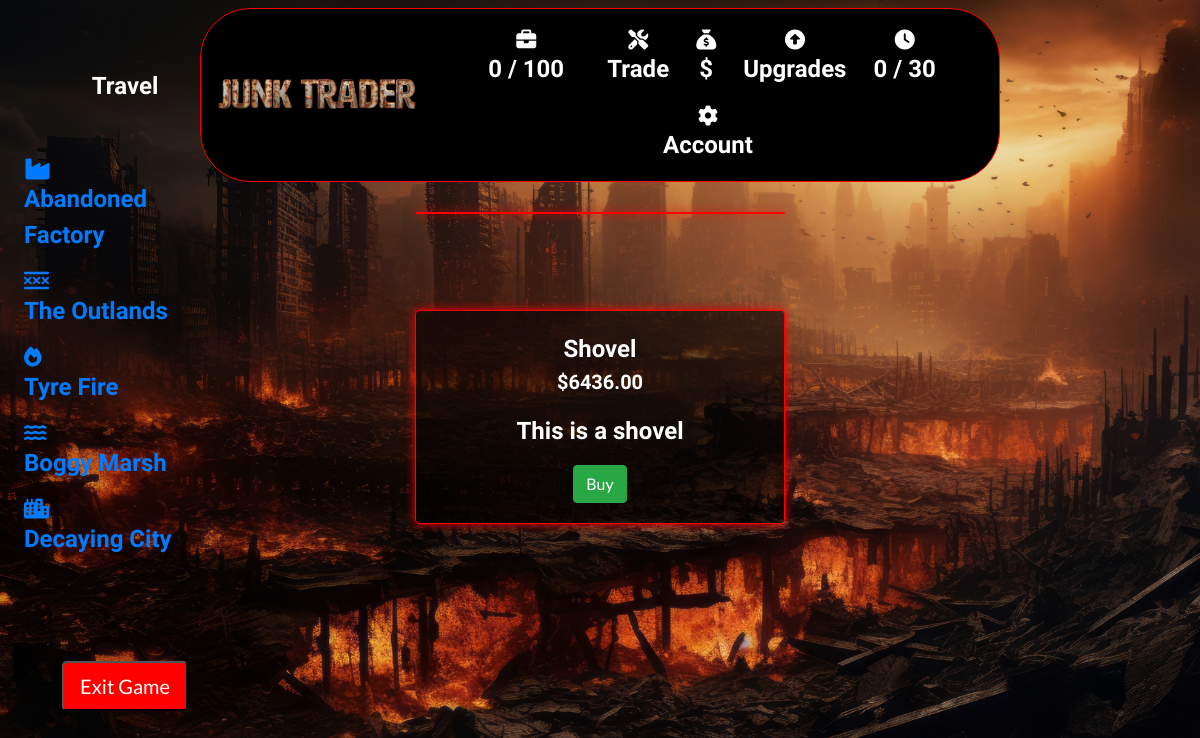
Before: /collectables/1/ with the older database file.
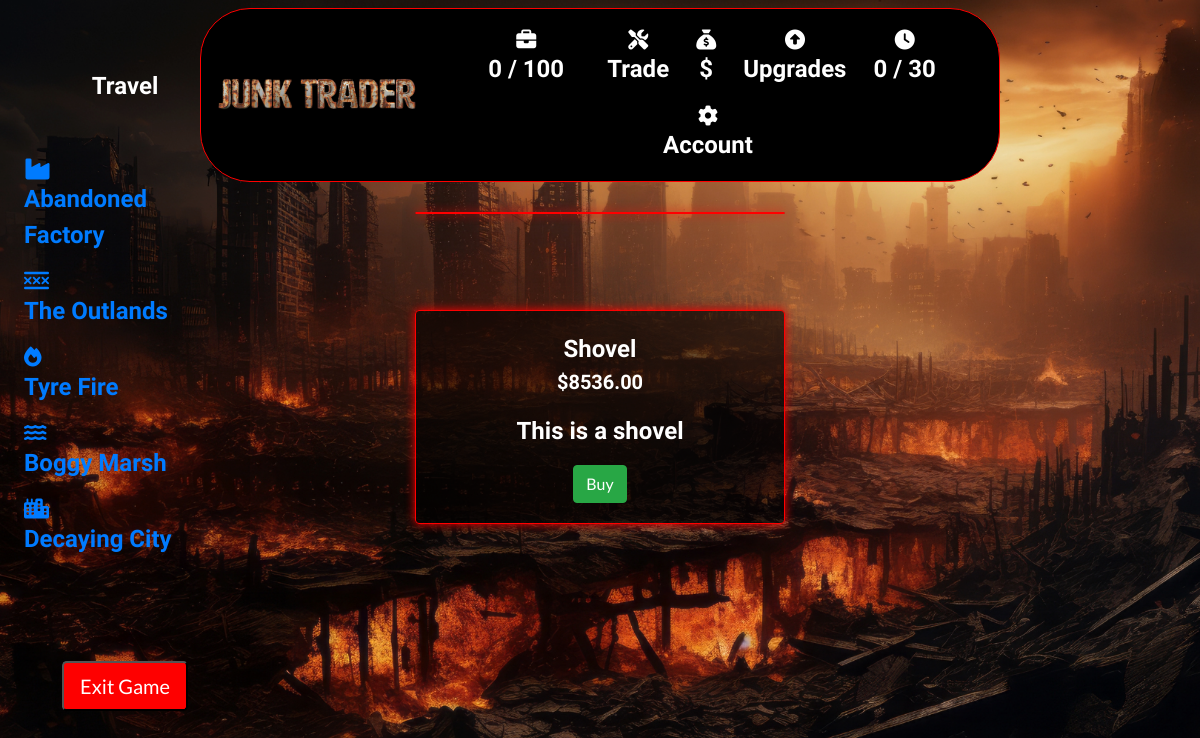
After: the same page with the newer database file.
### collectables/models.py (models this page shows, shortened)
class Collectable(models.Model):
    name = models.CharField(max_length=254)
    description = models.TextField()
    price = models.DecimalField(max_digits=6, decimal_places=2)
    image_url = models.URLField(max_length=1024, null=True, blank=True)
    image = models.ImageField(null=True, blank=True)
    glb_file = models.FileField(upload_to='glb_files/', null=True, blank=True)

### collectables/views.py (the view)
# urls.py: path('<int:collectable_id>/', views.collectable_detail, name='collectable_detail'),
def collectable_detail(request, collectable_id):
    collectable = get_object_or_404(Collectable, pk=collectable_id)
    context = {
        'collectable': collectable,
    }
    return render(request, 'collectables/collectable_detail.html', context)

### backpack/contexts.py (called while the page is built, shortened)
def backpack_contents(request):
    backpack_items = []
    total = 0
    total_quantity = 0
    collectable_count = 0
    backpack = request.session.get('backpack', {})
    grand_total = total
    context = {
        'backpack_items': backpack_items,
        'total': total,
        'total_quantity': total_quantity,
        'collectable_count': collectable_count,
        'grand_total': grand_total,
    }
    return context

def total_amount(request):
    total_amount = [0]
    return {'total_amount': total_amount}

def days_played(request):
    return {'days_played': request.session.get('days_played', 0)}

### collectables/templates/collectables/collectable_detail.html (shortened to what this page needs)
{% extends "base.html" %}
{% load static %}
{% block page_header %}
<div class="container header-container">
</div>
{% endblock %}
{% block content %}
<div class="container-fluid">
    <div class="row">
        <div class="col-md-3">
            <div class="fixed-panel">
                {% include 'includes/fixed_panel.html' %}
            </div>
        </div>
    </div>
</div>
<div class="container-fluid">
    <div class="row justify-content-center">
        <div class="col-12 col-md-6 col-lg-4">
            <div class="card box my-5">
            </div>
        </div>
    </div>
    <div class="row justify-content-center">
        <div class="col-12 col-md-6 col-lg-4">
            <div class="card box product-details-container mb-5 mt-md-5">
                <div class="card-body text-white text-center">
                    <p class="card-title mb-0">{{ collectable.name }}</p>
                    <p class="lead mb-0 font-weight-bold">${{ collectable.price }}</p>
                    <p class="card-text mt-3">{{ collectable.description }}</p>
                    <button type="button" class="btn btn-success" data-toggle="modal" data-target="#buyModal{{ collectable.id }}">
                        Buy
                    </button>
                </div>
            </div>
        </div>
    </div>
</div>
{% endblock %}

Changed rows visible on the page:
changed Collectable "Shovel": price "6436.00" → "8536.00"
